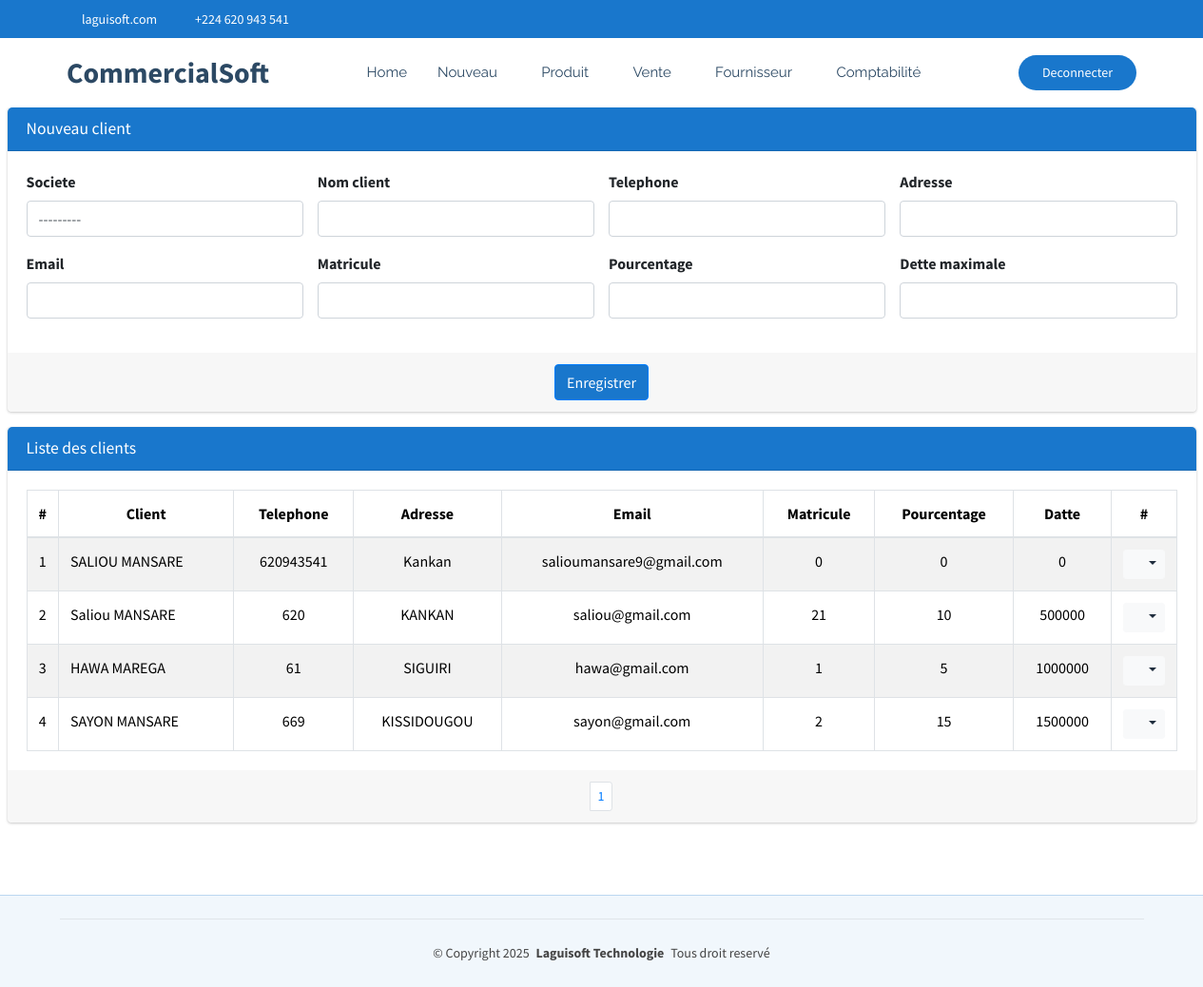
The page /commerce/commerce/client (signed in) on the database its author committed.
### CommercialSoft/models.py (models this page shows, shortened)
class Client(models.Model):
    societe=models.ForeignKey(Societe, on_delete=models.CASCADE, null=True)
    nom=models.CharField(max_length=70, unique=True)
    telephone=models.CharField(max_length=20,null=True,blank=True)
    adresse=models.CharField(max_length=30, null=True, blank=True)
    email=models.EmailField(max_length=50, null=True, blank=True)
    matricule=models.CharField(max_length=20,null=True, blank=True)
    pourcentage=models.PositiveSmallIntegerField()
    detteMaximale=models.PositiveBigIntegerField()

### CommercialSoft/views.py (the view)
# urls.py: path('commerce/client', views.client_list_create,name="commerce_client"),
@login_required
@user_passes_test(est_administrateur, est_gestionnaire)
def client_list_create(request):
    if request.method == "POST":
        form = clientForm(request.POST)
        if form.is_valid():
            form.save()  # Sauvegarder après modification
            messages.success(request, "Client créée avec succès !")
            return redirect('commerce_client')
        else:
            messages.error(request, "Erreur lors de la création du client.")
    else:
        form = clientForm()
    client = Client.objects.all()
    paginator = Paginator(client, 15)
    page = request.GET.get('page')
    paginated_depense = paginator.get_page(page)
    return render(request, 'CommercialSoft/client.html', {'form': form,'listes': paginated_depense})

### CommercialSoft/forms.py
class clientForm(forms.ModelForm):
    class Meta:
        model = Client
        fields = ['societe', 'nom', 'telephone','adresse','email','matricule','pourcentage','detteMaximale']
        widgets = {
            'societe': forms.Select(attrs={'class': 'form-control select2bs4', "id":"idClient"}),
            'nom': forms.TextInput(attrs={'class': 'form-control'}),
            'telephone': forms.NumberInput(attrs={'class': 'form-control'}),
            'adresse': forms.TextInput(attrs={'class': 'form-control'}),
            'email': forms.EmailInput(attrs={'class': 'form-control'}),
            'matricule': forms.TextInput(attrs={'class': 'form-control'}),
            'pourcentage': forms.NumberInput(attrs={'class': 'form-control'}),
            'detteMaximale': forms.NumberInput(attrs={'class': 'form-control'}),
        }

### CommercialSoft/models.py (called while the page is built)
    def __str__(self):
        return self.nom

### CommercialSoft/views.py (called while the page is built)
def est_administrateur(user):
    return user.groups.filter(name='Administrateur').exists()

### CommercialSoft/templates/CommercialSoft/client.html (shortened to what this page needs)
{% extends "CommercialSoft/starter-page.html" %}
{% load static %}
{% block css %}
    <link rel="stylesheet" href="{% static 'autre/plugins/fontawesome-free/css/all.min.css' %}">
    <link rel="stylesheet" href="https://code.ionicframework.com/ionicons/2.0.1/css/ionicons.min.css">
  <link rel="stylesheet" href="{% static 'autre/plugins/sweetalert2-theme-bootstrap-4/bootstrap-4.min.css' %}">
    <link rel="stylesheet" href="{% static 'autre/dist/css/adminlte.min.css' %}">
    <link rel="stylesheet" href="{% static 'autre/plugins/toastr/toastr.min.css' %}">
    <link rel="stylesheet" href="{% static 'autre/plugins/select2-bootstrap4-theme/select2-bootstrap4.min.css' %}">
{% endblock %}
{% block corp %}
<section class="content pt-0">
  <div class="container-fluid">
            <div class="row">
              <div class="col-md-12">
                <div class="card card-primary">
                  <div class="card-header">
                    <h3 class="card-title">Nouveau client</h3>
                  </div>
                  <form role="form" action="{% url 'commerce_client' %}" method="post">
                    <div class="card-body">
                      <div class="row">
                        <div class="col-md-3">
                          <div class="form-group">
                            <label for="societe">Societe</label>
                            {{ form.societe }}
                          </div>
                        </div>
                        <div class="col-md-3">
                          <div class="form-group">
                            <label for="nom">Nom client</label>
                            {{ form.nom }}
                          </div>
                        </div>
                        <div class="col-md-3">
                          <div class="form-group">
                            <label for="telephone">Telephone</label>
                            {{ form.telephone }}
                          </div>
                        </div>
                        <div class="col-md-3">
                            <div class="form-group">
                              <label for="adresse">Adresse</label>
                              {{ form.adresse }}
                            </div>
                        </div>
                      </div>
                      <div class="row">
                        <div class="col-md-3">
                          <div class="form-group">
                            <label for="email">Email</label>
                            {{ form.email }}
                          </div>
                        </div>
                        <div class="col-md-3">
                          <div class="form-group">
                            <label for="matricule">Matricule</label>
                            {{ form.matricule }}
                          </div>
                        </div>
                        <div class="col-md-3">
                          <div class="form-group">
                            <label for="pourcentage">Pourcentage</label>
                            {{ form.pourcentage }}
                          </div>
                        </div>
                        <div class="col-md-3">
                            <div class="form-group">
                              <label for="detteMaximale">Dette maximale</label>
                              {{ form.detteMaximale }}
                            </div>
                        </div>
                      </div>
                    </div>
                    <div class="card-footer text-center">
                      <button type="submit" class="btn btn-primary">Enregistrer</button>
                    </div>
                  </form>
                </div>
              </div>
            </div>
    <div class="row">
      <div class="col-md-12">
        <div class="card card-primary">
            <div class="card-header">
              <h3 class="card-title">Liste des clients</h3>
            </div>
            <div class="card-body">
              <table class="table table-bordered table-hover table-striped">
                <thead>
                  <tr>
                    <th style="width: 10px" class="text-center">#</th>
                    <th class="text-center">Client</th>
                    <th class="text-center">Telephone</th>
                    <th class="text-center">Adresse</th>
                    <th class="text-center">Email</th>
                    <th class="text-center">Matricule</th>
                    <th class="text-center">Pourcentage</th>
                    <th class="text-center">Datte</th>
                    <th style="width: 40px" class="text-center">#</th>
                  </tr>
                </thead>
                <tbody>
                  {% if listes %}
                    {% for liste in listes %}
                      <tr>
                        <td class="text-center">{{liste.id}}</td>
                        <td>{{liste.nom}}</td>
                        <td class="text-center">{{liste.telephone}}</td>
                        <td class="text-center">{{liste.adresse}}</td>
                        <td class="text-center">{{liste.email}}</td>
                        <td class="text-center">{{liste.matricule}}</td>
                        <td class="text-center">{{liste.pourcentage}}</td>
                        <td class="text-center">{{liste.detteMaximale}}</td>
                        <td class="text-center">
                          <div class="btn-group">
                            <button type="button" class="btn btn-sm btn-light dropdown-toggle" data-toggle="dropdown" aria-expanded="false">
                              <i class="fas fa-cogs"></i>
                            </button>
                          </div>
                        </td>
                      </tr>
                    {% endfor %}
                  {% else %}
                    <tr>
                      <td colspan="14" class="text-center">Aucune ligne disponible pour le moment.</td>
                    </tr>
                  {% endif %}
                </tbody>
              </table>
            </div>
            <div class="card-footer clearfix">
              <ul class="pagination pagination-sm m-0 justify-content-center">
                <li class="page-item">
                  {% for num in listes.paginator.page_range %}
                    {% if listes.number == num %}
                      <li class="page-item"><a class="page-link" href="">{{ num }}</a></li>
                    {% else %}
                      <li class="page-item"><a class="page-link" href="?page={{ num }}">{{ num }}</a></li>
                    {% endif %}
                  {% endfor %}
              </ul>
            </div>
          </div>
      </div>
    </div>
  </div>
</section>
  {% endblock %}
  {% block js %}
    <link rel="stylesheet" href="{% static 'autre/plugins/select2/css/select2.min.css' %}">
    <link rel="stylesheet" href="{% static 'autre/plugins/select2-bootstrap4-theme/select2-bootstrap4.min.css' %}">
  {% endblock %}

### CommercialSoft/static/clinique/assets/css/main.css (style rules this page uses)
:root { --default-font: "Roboto", system-ui, -apple-system, "Segoe UI", Roboto, "Helvetica Neue", Arial, "Noto Sans", "Liberation Sans", sans-serif, "Apple Color Emoji", "Segoe UI Emoji", "Segoe UI Symbol", "Noto Color Emoji"; --heading-font: "Poppins", sans-serif; --nav-font: "Raleway", sans-serif; }
:root { --background-color: #ffffff; --default-color: #444444; --heading-color: #2c4964; --accent-color: #1977cc; --surface-color: #ffffff; --contrast-color: #ffffff; }
:root { --nav-color: #2c4964; --nav-hover-color: #1977cc; --nav-mobile-background-color: #ffffff; --nav-dropdown-background-color: #ffffff; --nav-dropdown-color: #2c4964; --nav-dropdown-hover-color: #1977cc; }
:root { scroll-behavior: smooth; }
body { color: var(--default-color); background-color: var(--background-color); font-family: var(--default-font); }
h1, h2, h3, h4, h5, h6 { color: var(--heading-color); font-family: var(--heading-font); }
section, .section { color: var(--default-color); background-color: var(--background-color); padding: 60px 0; scroll-margin-top: 72px; overflow: clip; }

### rows shown on the page
Client: id "1", nom "SALIOU MANSARE", telephone "620943541", adresse "Kankan", email "salioumansare9@gmail.com", matricule "0", pourcentage "0", detteMaximale "0"
Client: id "2", nom "Saliou MANSARE", telephone "620", adresse "KANKAN", email "saliou@gmail.com", matricule "21", pourcentage "10", detteMaximale "500000"
Client: id "3", nom "HAWA MAREGA", telephone "61", adresse "SIGUIRI", email "hawa@gmail.com", matricule "1", pourcentage "5", detteMaximale "1000000"
Client: id "4", nom "SAYON MANSARE", telephone "669", adresse "KISSIDOUGOU", email "sayon@gmail.com", matricule "2", pourcentage "15", detteMaximale "1500000"

### other values the page prints
{{ num }} "1"
